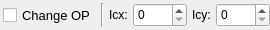
                             <widget class="QFrame" name="frame_22">
                              <property name="maximumSize">
                               <size>
                                <width>16777215</width>
                                <height>30</height>
                               </size>
                              </property>
                              <property name="styleSheet">
                               <string notr="true"/>
                              </property>
                              <property name="frameShape">
                               <enum>QFrame::NoFrame</enum>
                              </property>
                              <property name="frameShadow">
                               <enum>QFrame::Raised</enum>
                              </property>
                              <layout class="QHBoxLayout" name="horizontalLayout_15">
                               <property name="spacing">
                                <number>5</number>
                               </property>
                               <property name="leftMargin">
                                <number>3</number>
                               </property>
                               <property name="topMargin">
                                <number>0</number>
                               </property>
                               <property name="rightMargin">
                                <number>0</number>
                               </property>
                               <property name="bottomMargin">
                                <number>0</number>
                               </property>
                               <item>
                                <widget class="QCheckBox" name="checkBox_reverse_view">
                                 <property name="sizePolicy">
                                  <sizepolicy hsizetype="Minimum" vsizetype="Expanding">
                                   <horstretch>0</horstretch>
                                   <verstretch>0</verstretch>
                                  </sizepolicy>
                                 </property>
                                 <property name="maximumSize">
                                  <size>
                                   <width>125</width>
                                   <height>16777215</height>
                                  </size>
                                 </property>
                                 <property name="font">
                                  <font>
                                   <family>Segoe UI</family>
                                   <pointsize>10</pointsize>
                                   <weight>50</weight>
                                   <italic>false</italic>
                                   <bold>false</bold>
                                  </font>
                                 </property>
                                 <property name="toolTip">
                                  <string>Change optical point of image</string>
                                 </property>
                                 <property name="text">
                                  <string>Change OP</string>
                                 </property>
                                </widget>
                               </item>
                               <item>
                                <widget class="QFrame" name="frame_17">
                                 <property name="maximumSize">
                                  <size>
                                   <width>16777215</width>
                                   <height>16777215</height>
                                  </size>
                                 </property>
                                 <property name="layoutDirection">
                                  <enum>Qt::LeftToRight</enum>
                                 </property>
                                 <property name="autoFillBackground">
                                  <bool>false</bool>
                                 </property>
                                 <property name="frameShape">
                                  <enum>QFrame::NoFrame</enum>
                                 </property>
                                 <property name="frameShadow">
                                  <enum>QFrame::Raised</enum>
                                 </property>
                                 <layout class="QHBoxLayout" name="horizontalLayout_16">
                                  <property name="spacing">
                                   <number>5</number>
                                  </property>
                                  <property name="leftMargin">
                                   <number>0</number>
                                  </property>
                                  <property name="topMargin">
                                   <number>3</number>
                                  </property>
                                  <property name="rightMargin">
                                   <number>0</number>
                                  </property>
                                  <property name="bottomMargin">
                                   <number>3</number>
                                  </property>
                                  <item>
                                   <widget class="Line" name="line">
                                    <property name="orientation">
                                     <enum>Qt::Vertical</enum>
                                    </property>
                                   </widget>
                                  </item>
                                  <item>
                                   <widget class="QLabel" name="label_17">
                                    <property name="maximumSize">
                                     <size>
                                      <width>16777215</width>
                                      <height>16777215</height>
                                     </size>
                                    </property>
                                    <property name="frameShape">
                                     <enum>QFrame::NoFrame</enum>
                                    </property>
                                    <property name="text">
                                     <string>Icx:</string>
                                    </property>
                                   </widget>
                                  </item>
                                  <item>
                                   <widget class="QSpinBox" name="spinBox_icx">
                                    <property name="sizePolicy">
                                     <sizepolicy hsizetype="Expanding" vsizetype="Expanding">
                                      <horstretch>0</horstretch>
                                      <verstretch>0</verstretch>
                                     </sizepolicy>
                                    </property>
                                    <property name="minimumSize">
                                     <size>
                                      <width>50</width>
                                      <height>0</height>
                                     </size>
                                    </property>
                                    <property name="layoutDirection">
                                     <enum>Qt::LeftToRight</enum>
                                    </property>
                                    <property name="maximum">
                                     <number>5000</number>
                                    </property>
                                   </widget>
                                  </item>
                                  <item>
                                   <widget class="QLabel" name="label_19">
                                    <property name="maximumSize">
                                     <size>
                                      <width>16777215</width>
                                      <height>16777215</height>
                                     </size>
                                    </property>
                                    <property name="frameShape">
                                     <enum>QFrame::NoFrame</enum>
                                    </property>
                                    <property name="text">
                                     <string>Icy:</string>
                                    </property>
                                   </widget>
                                  </item>
                                  <item>
                                   <widget class="QSpinBox" name="spinBox_icy">
                                    <property name="sizePolicy">
                                     <sizepolicy hsizetype="Expanding" vsizetype="Expanding">
                                      <horstretch>0</horstretch>
                                      <verstretch>0</verstretch>
                                     </sizepolicy>
                                    </property>
                                    <property name="minimumSize">
                                     <size>
                                      <width>50</width>
                                      <height>0</height>
                                     </size>
                                    </property>
                                    <property name="maximum">
                                     <number>5000</number>
                                    </property>
                                   </widget>
                                  </item>
                                 </layout>
                                </widget>
                               </item>
                              </layout>
                             </widget>
